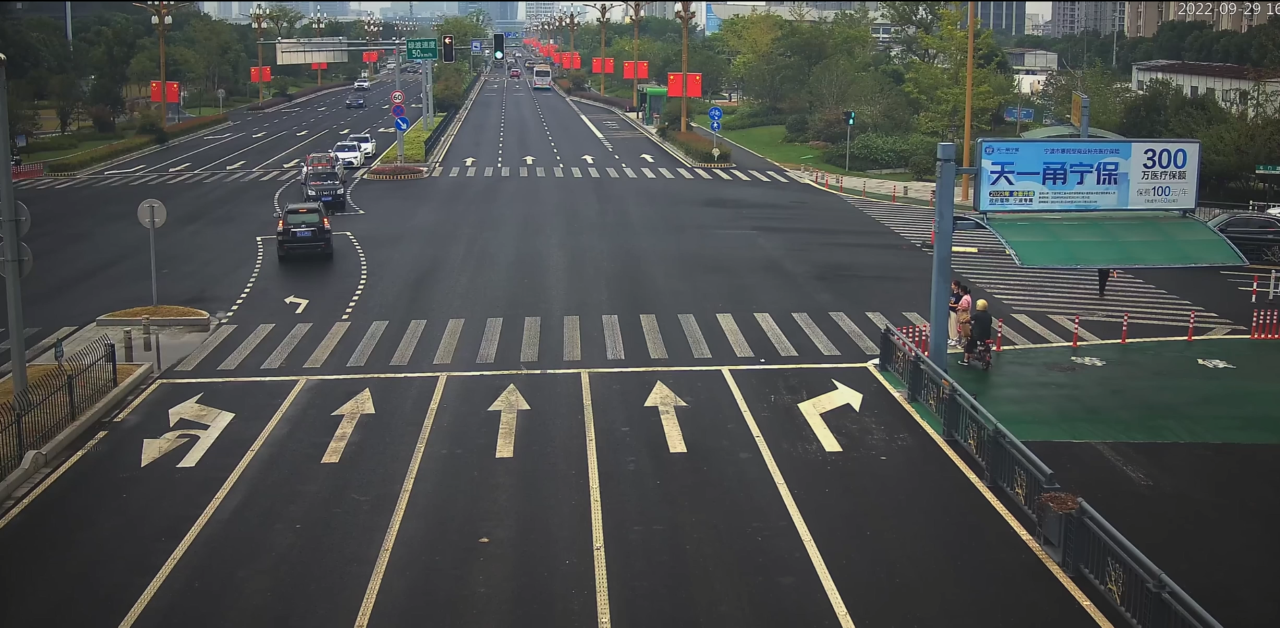
#> input picture lane_detection/road5.png, 2559 x 1255 px (shown at 1/2 size)
$ python car.py
#> lines starting #> are read from the running program, lines starting #| are printed output that depends on the picture; after the words box and inside, x2 and y2 are one past the last pixel; in counts of white or black regions, pixels touching at a corner belong together
import cv2
import numpy as np
import matplotlib.pyplot as plt
import os
import sys

# 解决matplotlib中文方框乱码
plt.rcParams["font.family"] = "SimHei"
plt.rcParams["axes.unicode_minus"] = False

# 以脚本所在目录为基准路径，确保无论从哪里运行都能找到文件
BASE_DIR = os.path.dirname(os.path.abspath(__file__))
os.chdir(BASE_DIR)

# 1. 预处理函数（返回灰度、模糊、边缘三张图）
def preprocess(img):
    gray = cv2.cvtColor(img, cv2.COLOR_BGR2GRAY)
    blur = cv2.GaussianBlur(gray, (5, 5), 0)
    edges = cv2.Canny(blur, 50, 150)
    return gray, blur, edges

# 1b. 自适应Canny预处理（用于视频，适应帧间光照变化）
# [10 lines left out: function preprocess_adaptive, not called in this run]

# 2. ROI掩膜提取，屏蔽天空、建筑无关区域
def region_of_interest(edges):
    h, w = edges.shape
    mask = np.zeros_like(edges)
    # 梯形车道区域顶点
    poly = np.array([[(0, h), (w * 0.25, h * 0.6), (w * 0.75, h * 0.6), (w, h)]], dtype=np.int32)
    cv2.fillPoly(mask, poly, 255)
    roi = cv2.bitwise_and(edges, mask)
    return roi

# 3. 绘制筛选后的车道线
def draw_lines(img, lines):
    line_img = np.zeros_like(img)
    if lines is not None:
        for line in lines:
            x1, y1, x2, y2 = line[0]
            # 斜率过滤水平杂线，避免路面横线、杂物干扰
            k = (y2 - y1) / (x2 - x1 + 1e-6)
            if abs(k) > 0.18:
                cv2.line(line_img, (x1, y1), (x2, y2), (0, 255, 0), 3)
    # 原图与车道线融合
    return cv2.addWeighted(img, 0.8, line_img, 1, 0)

# 图片检测函数（你原来的功能完整保留）
def image_detect():
    # 读取道路图片
    img = cv2.imread("road5.png")
#> img is the input picture: shape (1255, 2559, 3); mean B, G, R 77.6, 79.3, 76.4
    # 图片读取容错判断
    if img is None:
        print("文件读取失败！请确认 road4.png 与当前py文件在同一个文件夹")
        exit()

    gray, blur, edges = preprocess(img)
#> in preprocess, `edges = cv2.Canny(blur, 50, 150)`:
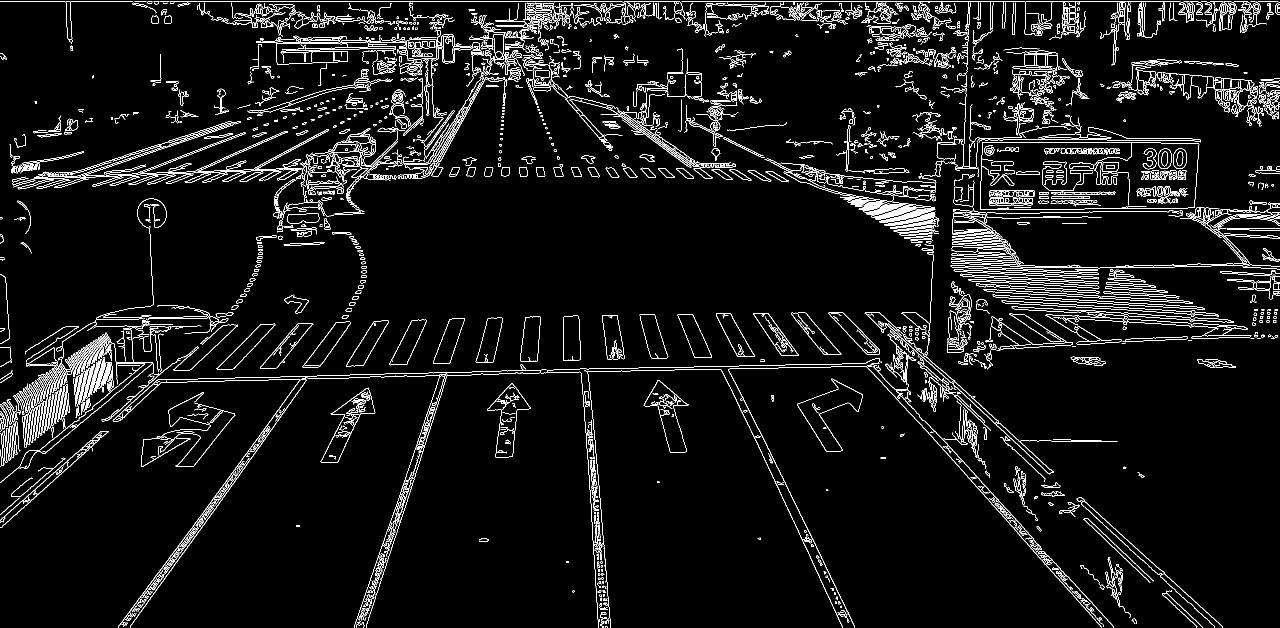
#> edges: shape (1255, 2559) (shown at 1/2 size); 5.3% white in thin lines or dots
    roi = region_of_interest(edges)
#> in region_of_interest, `cv2.fillPoly(mask, poly, 255)`:
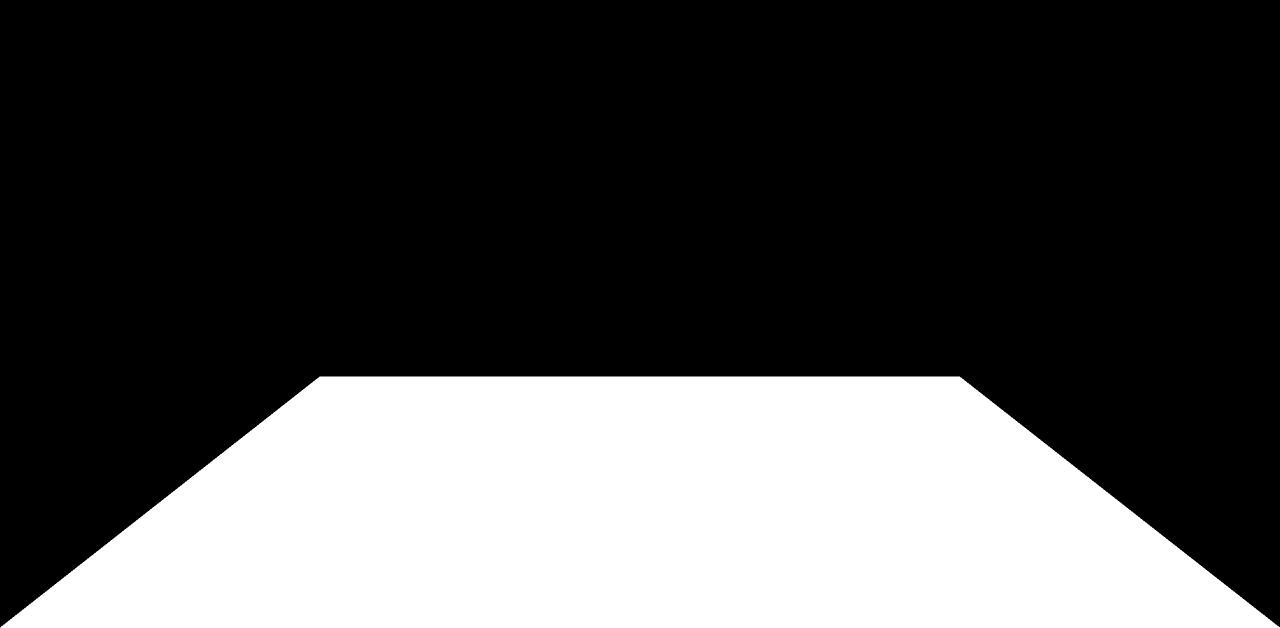
#> mask: shape (1255, 2559) (shown at 1/2 size); 30% white; 1 white region, box (x1, y1, x2, y2) and area: (1, 753, 2559, 1255) 963726
#> in region_of_interest, `roi = cv2.bitwise_and(edges, mask)`:
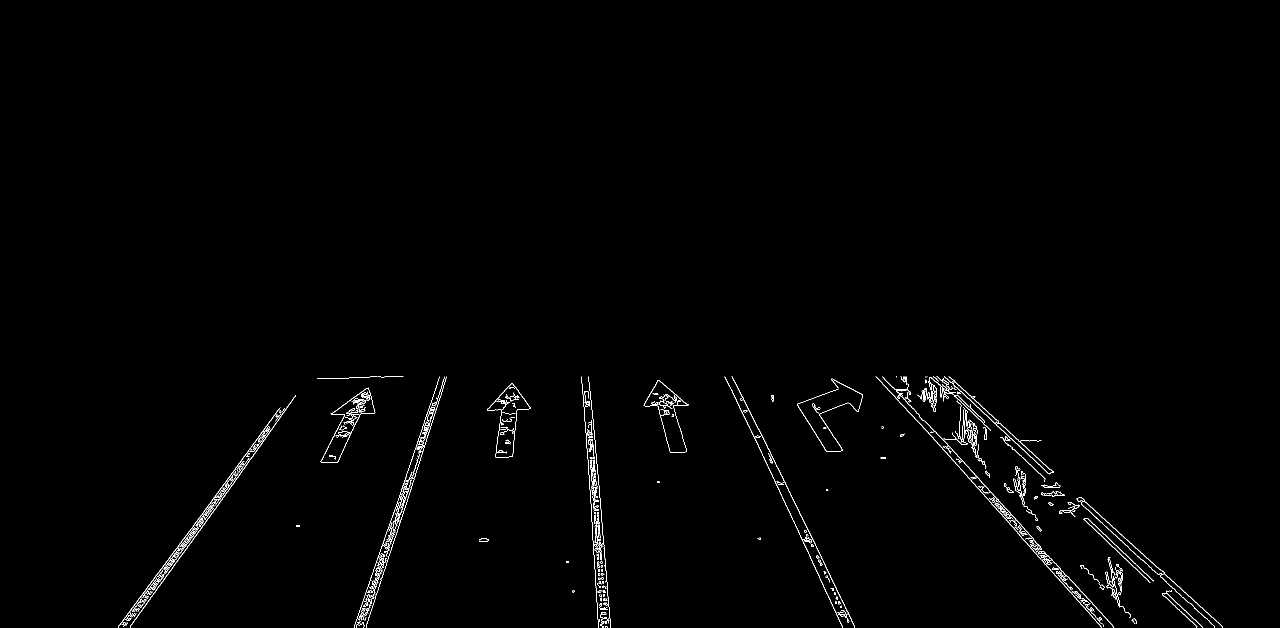
#> roi: shape (1255, 2559) (shown at 1/2 size); 0.78% white in thin lines or dots, all inside (x1, y1, x2, y2) = (236, 753, 2446, 1255)
    # 概率霍夫变换检测直线段
    lines = cv2.HoughLinesP(roi, rho=2, theta=np.pi / 180, threshold=40,
                            minLineLength=15, maxLineGap=180)
#> lines = 232 rows, first 6: [1487, 830, 1685, 1254], [1889, 753, 2274, 1112], [1484, 792, 1709, 1253], [1823, 829, 2085, 1119], [279, 1225, 520, 892], [1797, 778, 2162, 1183]
    result = draw_lines(img, lines)
#> the loop in draw_lines, `for line in lines:` made 232 passes
#> (x1, y1, x2, y2, k) on passes 1 to 3: (1487, 830, 1685, 1254, 2.14), (1889, 753, 2274, 1112, 0.932), (1484, 792, 1709, 1253, 2.05)
#> after the loop in draw_lines, `for line in lines:`:
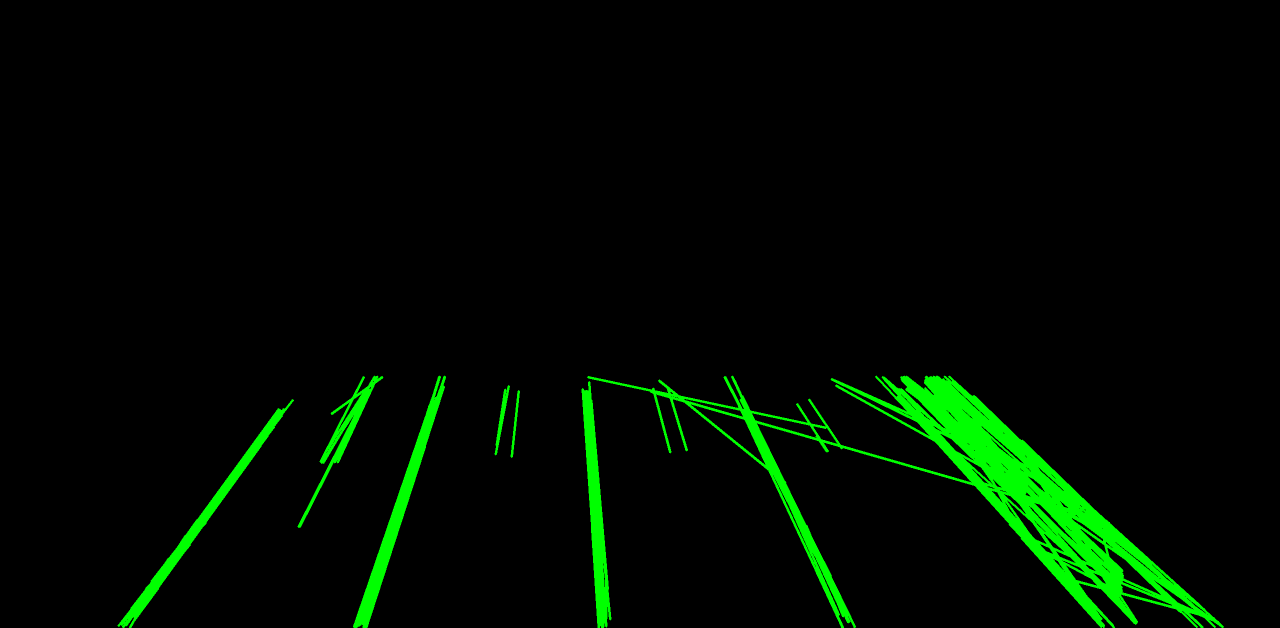
#> line_img: shape (1255, 2559, 3) (shown at 1/2 size); mean of channels 0, 1, 2 0, 11.4, 0; drawn as B, G, R

    # 2×2画布展示四步效果图（论文直接截图使用）
    plt.figure(figsize=(12, 9))
    plt.subplot(221), plt.imshow(cv2.cvtColor(img, cv2.COLOR_BGR2RGB)), plt.title("原图")
    plt.subplot(222), plt.imshow(edges, cmap="gray"), plt.title("Canny边缘检测图")
    plt.subplot(223), plt.imshow(roi, cmap="gray"), plt.title("ROI车道感兴趣区域")
    plt.subplot(224), plt.imshow(cv2.cvtColor(result, cv2.COLOR_BGR2RGB)), plt.title("车道线检测最终结果")
    plt.tight_layout()
    plt.show()
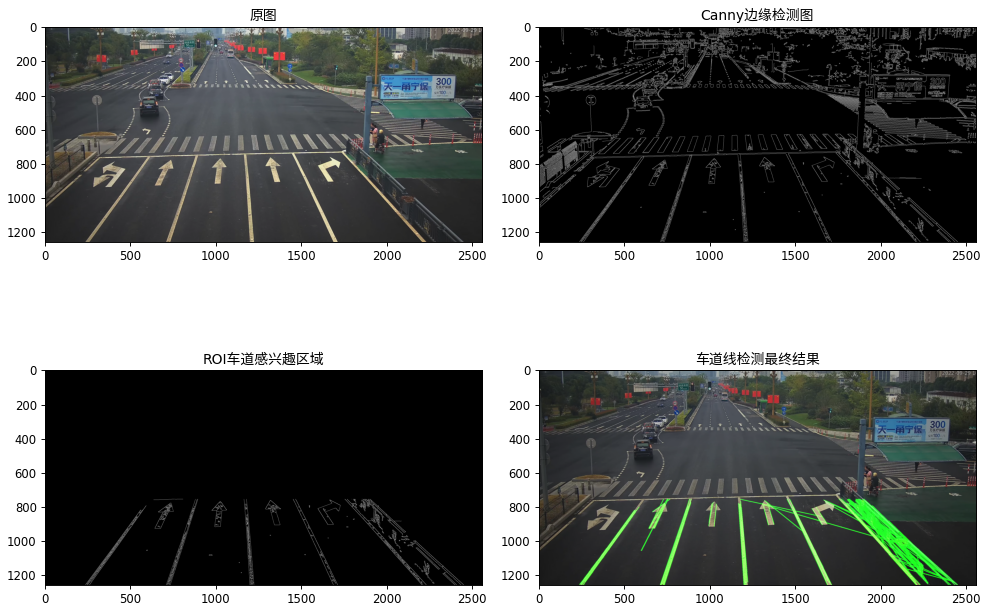
#> figure drawn by matplotlib, 4 panels

    # 保存最终检测效果图到本地
    cv2.imwrite("lane_result.jpg", result)
    print("图片检测运行完成，结果已保存为 lane_result.jpg")

# 新增：视频检测函数，完全复用上面三个处理函数
# [42 lines left out: function video_detect, not called in this run]

# 程序入口，可自由切换图片/视频模式
if __name__ == "__main__":
    # 运行图片检测
    image_detect()
    # 取消下面注释即可运行视频检测
    # video_detect()
